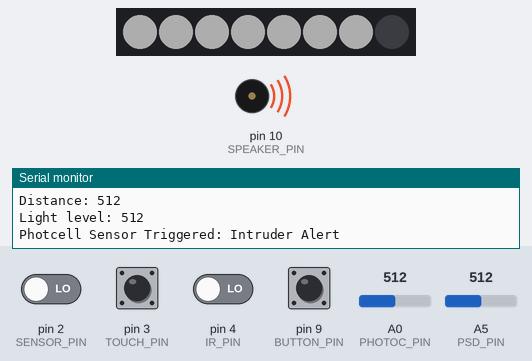
Bench run of a sketch on a simulated Arduino Uno, built with avr-gcc and run on an emulated ATmega328P. Shown: 8 RGB LEDs in strip order, left to right, buzzer (waves = sounding), the last lines printed to the serial monitor. The test bench sets the inputs (shaded band); at power-on: pin 9 (BUTTON_PIN) HIGH, pin 2 (SENSOR_PIN), pin 3 (TOUCH_PIN), pin 4 (IR_PIN) LOW, A5 (PSD_PIN) = 512, A0 (PHOTOC_PIN) = 512. Dim RGB values are drawn brighter than linear.

Above: at 6.9 s.
7.0 s: A5 (PSD_PIN) set to 190
At 12.6 s:
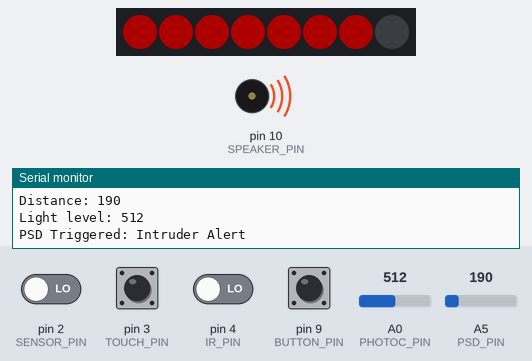
21.0 s: pin 2 (SENSOR_PIN) driven HIGH
At 23.8 s:
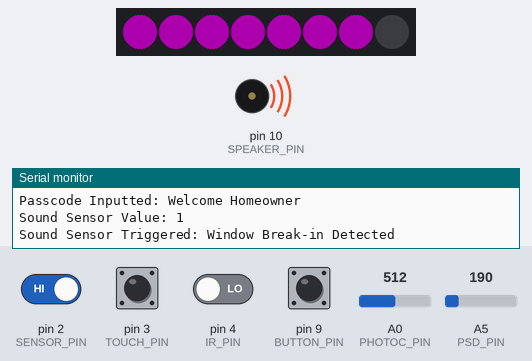
29.7 s: pin 2 (SENSOR_PIN) driven LOW
34.8 s: A5 (PSD_PIN) set to 210
39.8 s: A0 (PHOTOC_PIN) set to 308
45.9 s: A0 (PHOTOC_PIN) set to 291
At 51.8 s:
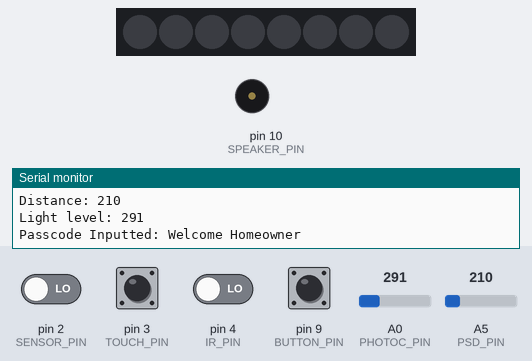
Timing chart, 0 to 53.0 s (numbered marks = the images above; inputs shaded):
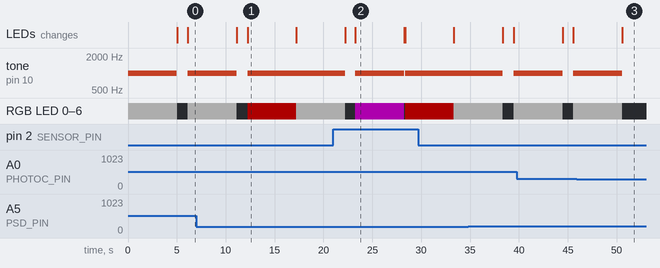

Measured:
- the behaviour switches between 301 and 300 on A0 (PHOTOC_PIN) (found by bisection; images 2 and 3)
- after the input at 7.0 s, tone on pin 10 (SPEAKER_PIN): goes on until 12.2 s, then stays 1000 Hz; the LEDs: first differ from a run without the input after 5.2 s (image 1)
- after the input at 21.0 s, the LEDs: first differ from a run without the input after 2.2 s (image 2)
- after the input at 45.9 s, tone on pin 10 (SPEAKER_PIN): goes on until 50.6 s, then stays silent
- what the display in image 1 shows lasts 5.0 s, from 12.2 s to 17.2 s

The sketch:

SmartHomeSecurity.ino
```cpp
#include <Adafruit_NeoPixel.h>

// Pinout definitions
int PSD_PIN = A5;
int PHOTOC_PIN = A0;
int NEOPIXEL_PIN = 13;
int SPEAKER_PIN = 10;
int ALARM_DELAY = 5000;
int IR_PIN = 4;
int BUTTON_PIN = 9;
int TOUCH_PIN = 3;
int SENSOR_PIN = 2;

int lastIrValue = 0;
boolean sensorValue = 0;

// Define NeoPixel stick object
Adafruit_NeoPixel strip = Adafruit_NeoPixel(8, NEOPIXEL_PIN, NEO_GRB + NEO_KHZ800);

// Function to turn on speaker sound and NeoPixel with given color
void turnOnAlarm(int r, int g, int b) {
  // Turn on NeoPixel
  strip.setPixelColor(0, r, g, b);
   strip.setPixelColor(1, r, g, b);
    strip.setPixelColor(2, r, g, b);
     strip.setPixelColor(3, r, g, b);
      strip.setPixelColor(4, r, g, b);
       strip.setPixelColor(5, r, g, b);
        strip.setPixelColor(6, r, g, b);

  strip.show();

  // Turn on speaker
  tone(SPEAKER_PIN, 1000);
  delay(ALARM_DELAY);
  noTone(SPEAKER_PIN);

  // Turn off NeoPixel
  strip.setPixelColor(0, 0, 0, 0);
  strip.setPixelColor(1, 0, 0, 0);
  strip.setPixelColor(2, 0, 0, 0);
  strip.setPixelColor(3, 0, 0, 0);
  strip.setPixelColor(4, 0, 0, 0);
  strip.setPixelColor(5, 0, 0, 0);
  strip.setPixelColor(6, 0, 0, 0);
  strip.show();
}

void setup() {
  // Initialize serial communication
  Serial.begin(9600);

  // Set pin modes
  pinMode(SPEAKER_PIN, OUTPUT);
  pinMode(IR_PIN, INPUT);
  pinMode(BUTTON_PIN, INPUT_PULLUP);
  pinMode(TOUCH_PIN, INPUT);
  pinMode(SENSOR_PIN, INPUT);

  // Initialize NeoPixel
  strip.begin();
  strip.setBrightness(50);
}

void loop() {
  // Read PSD distance sensor value
  int distance = analogRead(PSD_PIN);
  Serial.print("Distance: ");
  Serial.println(distance);

  // Read photocell sensor value
  int lightLevel = analogRead(PHOTOC_PIN);
  Serial.print("Light level: ");
  Serial.println(lightLevel);

  // Check if an object is detected within a certain distance
  if (distance < 200) {
    // Trigger alarm and turn on NeoPixel
   Serial.println("PSD Triggered: Intruder Alert");
    turnOnAlarm(255, 0, 0); // Red
  }

  // Check for changes in ambient light
  if (lightLevel > 300) {
    // Trigger alarm and turn on NeoPixel
    Serial.println("Photcell Sensor Triggered: Intruder Alert");
    turnOnAlarm(255, 255, 255); // White
  }
  //if button is pressed
 if (digitalRead(BUTTON_PIN) == 1)
  {
    Serial.println("Passcode Inputted: Welcome Homeowner");
    delay(1000);
  }
  // Check if button is not pressed
  if (digitalRead(BUTTON_PIN) != 1) {
    // Check if IR sensor value changes
    if (digitalRead(IR_PIN) != lastIrValue) {
      // Turn on speaker for 1 second
      Serial.print("IR sensor Triggered: Intruder Alert");
       turnOnAlarm(0, 255, 0); // Green

      // Print out IR sensor value
      Serial.print("IR sensor value: ");
      Serial.println(digitalRead(IR_PIN));
    }
  }

  // Update IR sensor value
  lastIrValue = digitalRead(IR_PIN);

  // Check if touch sensor is triggered
  if (digitalRead(TOUCH_PIN) == HIGH) {
    // Turn on speaker
   Serial.println("Touch Sensor Triggered: Back Door Break-in Detected");
   turnOnAlarm(0, 255, 255); //Cyan color

    // Print out touch sensor value
    Serial.print("Touch sensor value: ");
    Serial.println(digitalRead(TOUCH_PIN));
  }

  // Read sound sensor value
  sensorValue = digitalRead(SENSOR_PIN);
  Serial.print("Sound Sensor Value: ");
 Serial.println(sensorValue);

  // Check if sound sensor value is HIGH
  if (sensorValue == HIGH) {
    Serial.println("Sound Sensor Triggered: Window Break-in Detected");
    turnOnAlarm(255, 0, 255); //magenta color
  }
  else {
    digitalWrite(NEOPIXEL_PIN, LOW);
    digitalWrite(SPEAKER_PIN, LOW);
  }

  // Add delay for next loop iteration
  delay(100);
}
```
